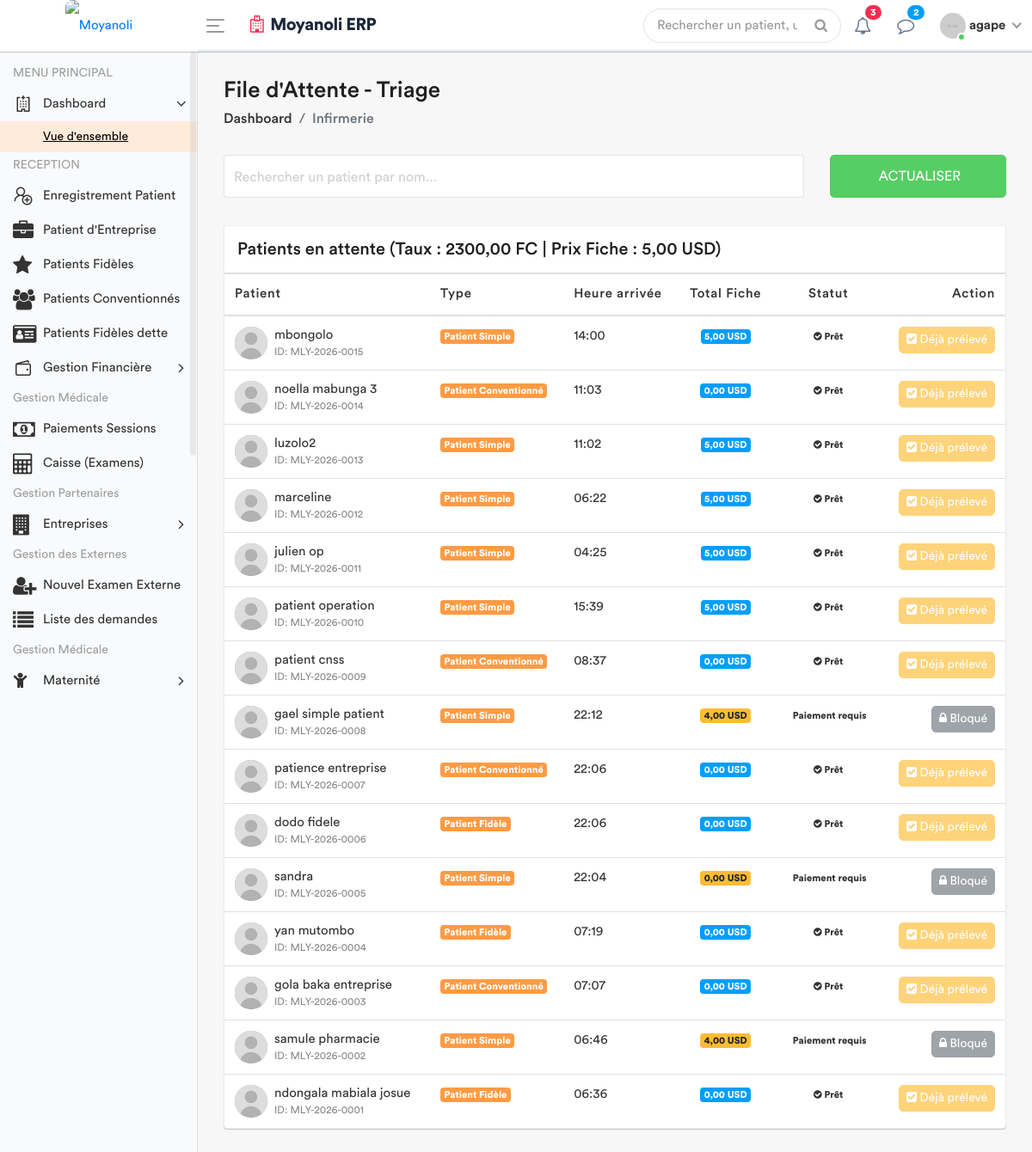
/infirmerie/attente/ (signed in), run on an earlier commit of the app's database.
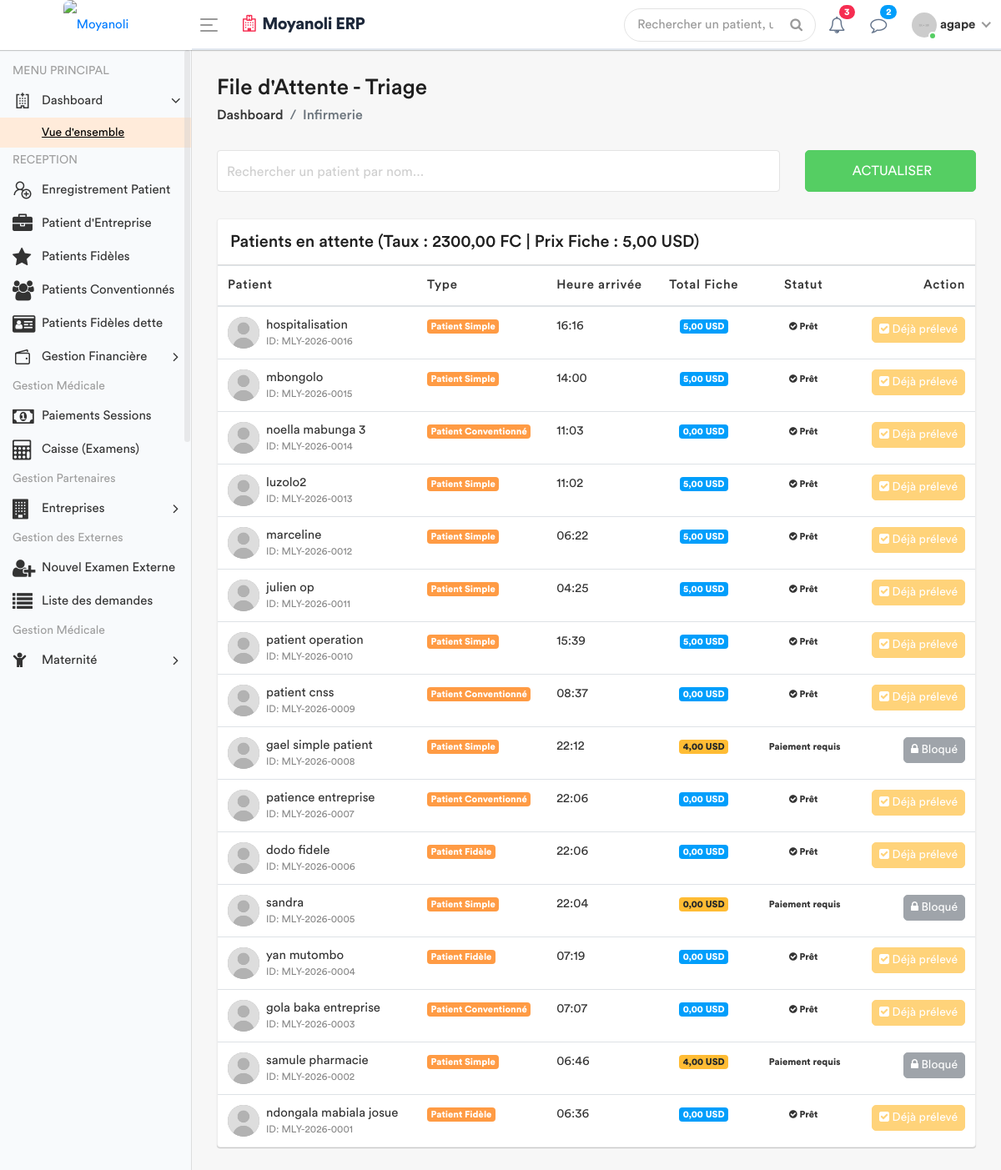
And on a later commit of the database.
### apps/models.py (models this page shows, shortened)
class Patient(models.Model):
    TYPE_CHOICES = [
        ('SIMPLE', 'Patient Simple'),
        ('FIDELE', 'Patient Fidèle'),
        ('CONVENTIONNE', 'Patient Conventionné'),
    ]
    code_patient = models.CharField(max_length=20, unique=True, editable=False)
    noms = models.CharField(max_length=100)
    service = models.ForeignKey('Service', on_delete=models.PROTECT, related_name='patients', null=True)
    sexe = models.CharField(max_length=1, choices=[('M', 'Masculin'), ('F', 'Féminin')])
    age = models.CharField(max_length=30)
    adresse = models.TextField()
    telephone = models.CharField(max_length=20)
    type_patient = models.CharField(max_length=15, choices=TYPE_CHOICES, default='SIMPLE')
    a_carte_fidelite = models.BooleanField(default=False, verbose_name="Possède carte de fidélité")
    entreprise = models.ForeignKey(
        'Entreprise',
        on_delete=models.SET_NULL,
        null=True,
        blank=True,
        related_name='patients',
        verbose_name="Entreprise (si conventionné)"
    )
    fiche_payee = models.BooleanField(default=False)
    created_by = models.ForeignKey(User, on_delete=models.SET_NULL, null=True, related_name='patients_crees')
    date_creation = models.DateTimeField(auto_now_add=True)
    date_modification = models.DateTimeField(auto_now=True)

### apps/views.py (the view)
# urls.py: path('infirmerie/attente/', views.liste_attente_triage, name='liste_attente_triage'),
@login_required
def liste_attente_triage(request):
    taux = ConfigurationHopital.get_taux()
    prestation_fiche = Prestation.objects.filter(categorie='ADM', libelle__icontains='Fiche').first()
    prix_fiche_usd = prestation_fiche.prix if prestation_fiche else Decimal('6.00')
    patients_liste = Patient.objects.all().order_by('-date_creation')
    for patient in patients_liste:
        if patient.type_patient != 'SIMPLE':
            patient.a_solde_fiche = True
            patient.total_fiche_usd = 0
            patient.doit_payer_fiche = False
        else:
            patient.doit_payer_fiche = True
            paiements = Paiement.objects.filter(patient=patient, service='FICHE')
            total_paye_usd = sum([
                p.montant_verse if p.devise == 'USD' else (p.montant_verse / taux)
                for p in paiements
            ])
            patient.total_fiche_usd = total_paye_usd
            patient.a_solde_fiche = total_paye_usd >= prix_fiche_usd
        patient.a_signes_vitaux_deja_pris = SigneVital.objects.filter(patient=patient).exists()
    role = Fonction.objects.filter(userKey=request.user).first()
    fonctionKey = role.fonctionKey.roleName if (role and role.fonctionKey) else None
    return render(request, 'back-end/infirmerie/liste_attente.html', {
        'patients': patients_liste,
        'taux': taux,
        'prix_fiche': prix_fiche_usd,
        'fonctionKey': fonctionKey
    })

### apps/models.py (called while the page is built)
    @classmethod
    def get_taux(cls):
        config = cls.objects.first()
        if config:
            return config.taux_usd_en_cdf
        return Decimal('2500.00')

### apps/templates/back-end/infirmerie/liste_attente.html (shortened to what the changed rows need)
<!DOCTYPE html>
{% load static %}
<html lang="fr">
    <head>
        {% include 'back-end/includes/css.html' %}
    </head>
    <body>
        <div class="main-wrapper">
            <div class="page-wrapper">
                <div class="content container-fluid">
                    <div class="card card-table mt-3">
                        <div class="card-body">
                            <div class="table-responsive">
                                <table class="table table-hover table-center mb-0" id="patientTable">
                                    <thead>
                                        <tr>
                                            <th>Patient</th>
                                            <th>Type</th>
                                            <th>Heure arrivée</th>
                                            <th class="text-center">Total Fiche</th>
                                            <th class="text-center">Statut</th>
                                            <th class="text-right">Action</th>
                                        </tr>
                                    </thead>
                                    <tbody>
                                        {% for patient in patients %}
                                        <tr>
                                            <td>
                                                <h2 class="table-avatar">
                                                    <a href="#" class="avatar avatar-sm mr-2">
                                                        <img class="avatar-img rounded-circle" src="{% static 'back-end/assets/img/user.jpg' %}" alt="User">
                                                    </a>
                                                    <a href="#">{{ patient.noms }} <span>ID: {{ patient.code_patient }}</span></a>
                                                </h2>
                                            </td>
                                            <td><span class="badge badge-primary">{{ patient.get_type_patient_display }}</span></td>
                                            <td>{{ patient.date_creation|date:"H:i" }}</td>
                                            <td class="text-center">
                                                <span class="badge {% if patient.a_solde_fiche %}badge-info{% else %}badge-warning{% endif %}">
                                                    {{ patient.total_fiche_usd|floatformat:2 }} USD
                                                </span>
                                            </td>
                                            <td class="text-center">
                                                {% if patient.a_solde_fiche %}
                                                    <span class="badge badge-success-border"><i class="fa fa-check-circle"></i> Prêt</span>
                                                {% else %}
                                                    <span class="badge badge-danger-border"> Paiement requis</span>
                                                {% endif %}
                                            </td>
                                            <td class="text-right">
                                                {% if not patient.a_solde_fiche and patient.doit_payer_fiche %}
                                                    <button class="btn btn-secondary btn-sm" disabled title="Le patient doit solder {{ prix_fiche }} USD">
                                                        <i class="fa fa-lock"></i> Bloqué
                                                    </button>
                                                {% elif patient.a_signes_vitaux_deja_pris %}
                                                    <button class="btn btn-warning btn-sm" disabled>
                                                        <i class="fa fa-check-square"></i> Déjà prélevé
                                                    </button>
                                                {% else %}
                                                    <a href="{% url 'saisir_signes' patient.id %}" class="btn btn-primary btn-sm">
                                                        <i class="fa fa-stethoscope"></i> Signes Vitaux
                                                    </a>
                                                {% endif %}
                                            </td>
                                        </tr>
                                        {% empty %}
                                        <tr>
                                            <td colspan="6" class="text-center py-4">Aucun patient en attente.</td>
                                        </tr>
                                        {% endfor %}
                                    </tbody>
                                </table>
                            </div>
                        </div>
                    </div>
                </div>
            </div>
        </div>
    </body>
</html>

What changed in the data, as far as the page shows it:
added Patient: noms "hospitalisation", code_patient "MLY-2026-0016", type_patient "Patient Simple", date_creation "16:16", total_fiche_usd "5,00", shows "Prêt", shows "Déjà prélevé"
